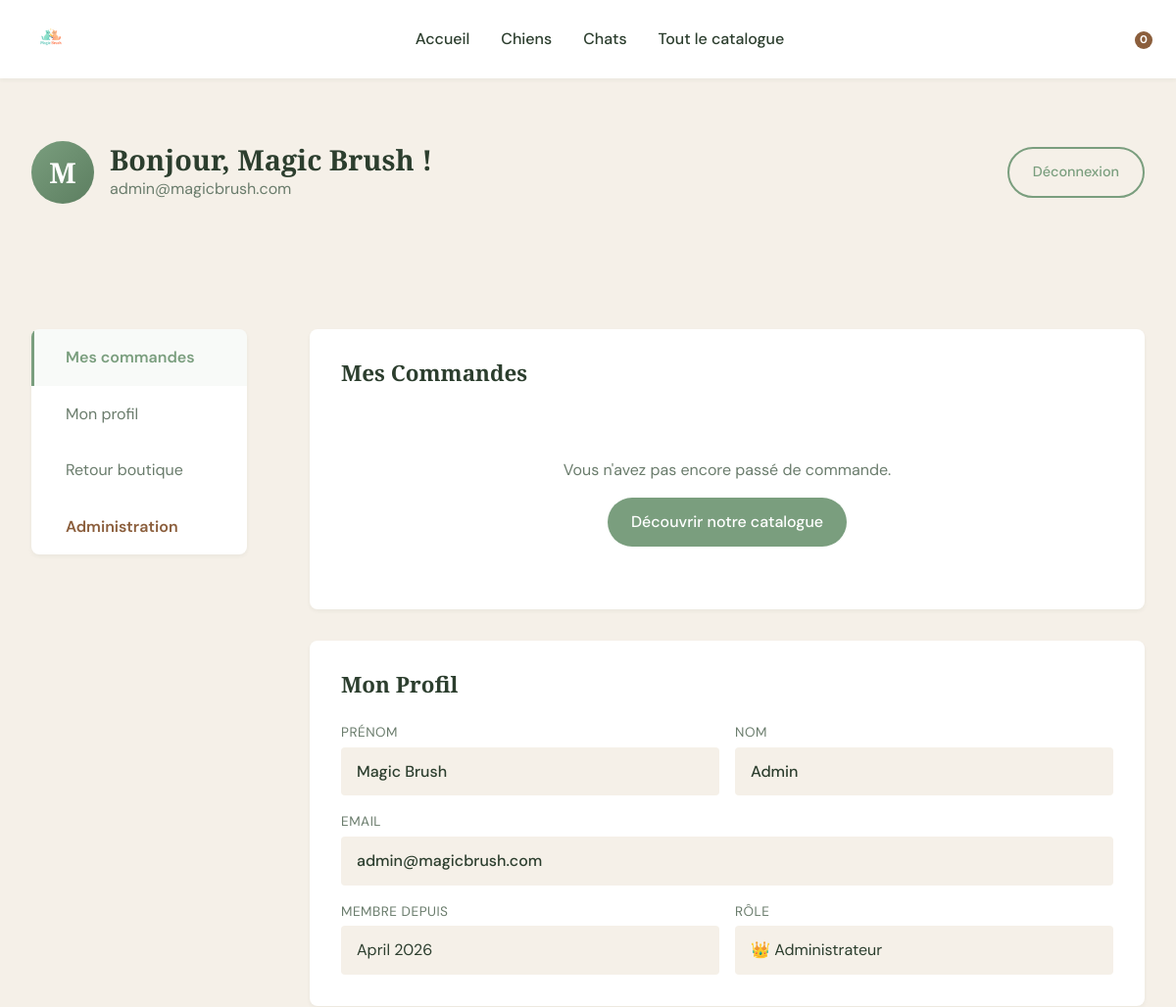
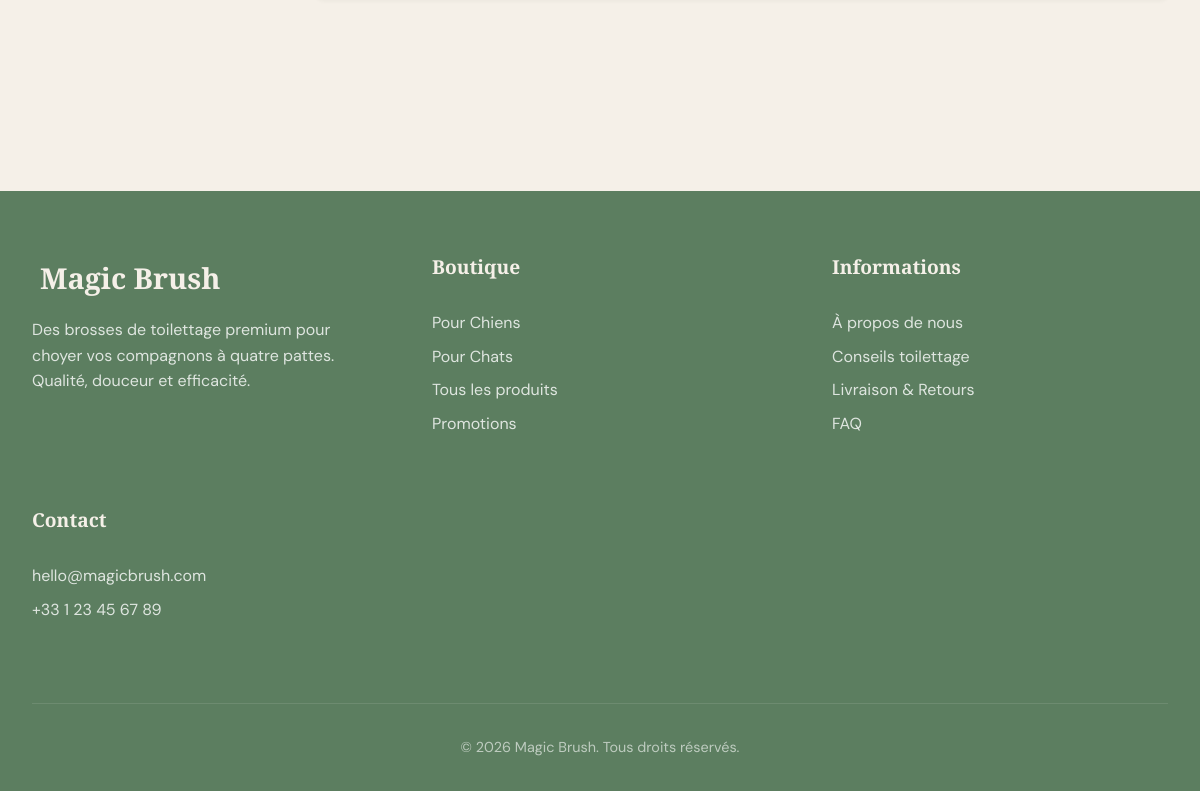
Screenshot of /compte.php (signed in) with the database file from the repository (2 pictures, top to bottom).
### tables this page shows
CREATE TABLE IF NOT EXISTS users (
    id INT AUTO_INCREMENT PRIMARY KEY,
    nom VARCHAR(100) NOT NULL,
    prenom VARCHAR(100) NOT NULL,
    email VARCHAR(255) NOT NULL UNIQUE,
    password_hash VARCHAR(255) NOT NULL,
    role ENUM('customer', 'admin') DEFAULT 'customer',
    created_at TIMESTAMP DEFAULT CURRENT_TIMESTAMP
);

### compte.php (the view, shortened to what this page needs)
<?php
require_once 'includes/db.php';
$user_id = $_SESSION['user_id'];
$user_stmt = $pdo->prepare("SELECT * FROM users WHERE id = :id");
$user_stmt->execute([':id' => $user_id]);
$user = $user_stmt->fetch();
$orders_stmt = $pdo->prepare("SELECT o.*, COUNT(oi.id) as nb_articles FROM orders o LEFT JOIN order_items oi ON o.id = oi.order_id WHERE o.user_id = :id GROUP BY o.id ORDER BY o.created_at DESC");
$orders_stmt->execute([':id' => $user_id]);
$orders = $orders_stmt->fetchAll();
require_once 'includes/header.php';
?>
<div style="background: var(--color-bg); padding: var(--spacing-lg) 0;">
    <div class="container">
        <div style="display: flex; align-items: center; gap: 1rem;">
            <div style="width: 64px; height: 64px; border-radius: 50%; background: linear-gradient(135deg, var(--color-primary), var(--color-primary-dark)); display: flex; align-items: center; justify-content: center; color: white; font-size: 1.8rem; font-family: var(--font-heading); font-weight: 700;">
                <?= strtoupper(mb_substr($user['prenom'], 0, 1)) ?>
            </div>
            <div>
                <h1 style="margin: 0; font-size: 1.8rem;">Bonjour, <?= htmlspecialchars($user['prenom']) ?> !</h1>
                <p style="color: var(--color-text-light); margin: 0;"><?= htmlspecialchars($user['email']) ?></p>
            </div>
            <a href="?action=logout" class="btn btn-outline" style="margin-left: auto; font-size: 0.9rem;">
                <i class="ph ph-sign-out"></i> Déconnexion
            </a>
        </div>
    </div>
</div>
<section class="section">
    <div class="container">
        <div style="display: flex; flex-wrap: wrap; gap: var(--spacing-lg);">
            <aside style="flex: 0 0 220px;">
                <div style="background: var(--color-white); border-radius: var(--radius-md); box-shadow: var(--shadow-sm); overflow: hidden; position: sticky; top: 100px;">
                    <a href="compte.php" style="display: flex; align-items: center; gap: 0.75rem; padding: 1rem 1.25rem; color: var(--color-primary); font-weight: 600; border-left: 3px solid var(--color-primary); background: rgba(122,158,126,0.05);">
                        <i class="ph ph-shopping-cart-simple"></i> Mes commandes
                    </a>
                    <a href="compte.php#profil" style="display: flex; align-items: center; gap: 0.75rem; padding: 1rem 1.25rem; color: var(--color-text-light); border-left: 3px solid transparent;">
                        <i class="ph ph-user"></i> Mon profil
                    </a>
                    <a href="catalogue.php" style="display: flex; align-items: center; gap: 0.75rem; padding: 1rem 1.25rem; color: var(--color-text-light); border-left: 3px solid transparent;">
                        <i class="ph ph-storefront"></i> Retour boutique
                    </a>
                    <?php if ($_SESSION['role'] === 'admin'): ?>
                    <a href="admin/index.php" style="display: flex; align-items: center; gap: 0.75rem; padding: 1rem 1.25rem; color: var(--color-secondary); font-weight: 600; border-left: 3px solid transparent;">
                        <i class="ph ph-gear"></i> Administration
                    </a>
                    <?php endif; ?>
                </div>
            </aside>
            <div style="flex: 1; min-width: 300px;">
                <div style="background: var(--color-white); border-radius: var(--radius-md); box-shadow: var(--shadow-sm); padding: 2rem; margin-bottom: 2rem;">
                    <h2 style="margin-bottom: 1.5rem; font-size: 1.4rem;">Mes Commandes</h2>
                    <?php if (empty($orders)): ?>
                    <div style="text-align: center; padding: 2rem; color: var(--color-text-light);">
                        <p>Vous n'avez pas encore passé de commande.</p>
                        <a href="catalogue.php" class="btn btn-primary" style="margin-top: 1rem;">Découvrir notre catalogue</a>
                    </div>
                    <?php endif; ?>
                </div>
                <div id="profil" style="background: var(--color-white); border-radius: var(--radius-md); box-shadow: var(--shadow-sm); padding: 2rem;">
                    <h2 style="margin-bottom: 1.5rem; font-size: 1.4rem;">Mon Profil</h2>
                    <div style="display: grid; grid-template-columns: 1fr 1fr; gap: 1rem;">
                        <div>
                            <label style="display: block; font-size: 0.85rem; color: var(--color-text-light); margin-bottom: 0.25rem; text-transform: uppercase; letter-spacing: 0.5px;">Prénom</label>
                            <div style="padding: 0.75rem 1rem; background: var(--color-bg); border-radius: var(--radius-sm); font-weight: 500;"><?= htmlspecialchars($user['prenom']) ?></div>
                        </div>
                        <div>
                            <label style="display: block; font-size: 0.85rem; color: var(--color-text-light); margin-bottom: 0.25rem; text-transform: uppercase; letter-spacing: 0.5px;">Nom</label>
                            <div style="padding: 0.75rem 1rem; background: var(--color-bg); border-radius: var(--radius-sm); font-weight: 500;"><?= htmlspecialchars($user['nom']) ?></div>
                        </div>
                        <div style="grid-column: 1/-1;">
                            <label style="display: block; font-size: 0.85rem; color: var(--color-text-light); margin-bottom: 0.25rem; text-transform: uppercase; letter-spacing: 0.5px;">Email</label>
                            <div style="padding: 0.75rem 1rem; background: var(--color-bg); border-radius: var(--radius-sm); font-weight: 500;"><?= htmlspecialchars($user['email']) ?></div>
                        </div>
                        <div>
                            <label style="display: block; font-size: 0.85rem; color: var(--color-text-light); margin-bottom: 0.25rem; text-transform: uppercase; letter-spacing: 0.5px;">Membre depuis</label>
                            <div style="padding: 0.75rem 1rem; background: var(--color-bg); border-radius: var(--radius-sm);"><?= date('F Y', strtotime($user['created_at'])) ?></div>
                        </div>
                        <div>
                            <label style="display: block; font-size: 0.85rem; color: var(--color-text-light); margin-bottom: 0.25rem; text-transform: uppercase; letter-spacing: 0.5px;">Rôle</label>
                            <div style="padding: 0.75rem 1rem; background: var(--color-bg); border-radius: var(--radius-sm);"><?= $user['role'] === 'admin' ? '👑 Administrateur' : '👤 Client' ?></div>
                        </div>
                    </div>
                </div>
            </div>
        </div>
    </div>
</section>
<?php require_once 'includes/footer.php'; ?>

### assets/css/style.css (style rules this page uses)
:root { --color-primary: #7A9E7E; --color-primary-dark: #5c7e60; --color-secondary: #8B5E3C; --color-secondary-light: #a87955; --color-bg: #F5F0E8; --color-white: #FFFFFF; --color-text: #2C3E2E; --color-text-light: #6a7c6c; --color-border: #E2D9CD; --color-error: #e74c3c; --color-success: #2ecc71; --font-heading: 'Playfair Display', serif; --font-body: 'DM Sans', sans-serif; --spacing-xs: 0.5rem; --spacing-sm: 1rem; --spacing-md: 2rem; --spacing-lg: 4rem; --spacing-xl: 8rem; --radius-sm: 4px; --radius-md: 8px; --radius-lg: 16px; --radius-full: 9999px; --shadow-sm: 0 2px 4px rgba(44, 62, 46, 0.05); --shadow-md: 0 4px 12px rgba(44, 62, 46, 0.08); --shadow-lg: 0 12px 24px rgba(44, 62, 46, 0.12); --transition: all 0.3s ease; }
* { margin: 0; padding: 0; box-sizing: border-box; }
body { font-family: var(--font-body); color: var(--color-text); background-color: var(--color-bg); line-height: 1.6; font-size: 16px; -webkit-font-smoothing: antialiased; }
h1, h2, h3, h4, h5, h6 { font-family: var(--font-heading); font-weight: 600; color: var(--color-text); line-height: 1.2; margin-bottom: var(--spacing-sm); }
h1 { font-size: 3rem; }
h2 { font-size: 2.25rem; }
a { text-decoration: none; color: inherit; transition: var(--transition); }
.container { width: 100%; max-width: 1200px; margin: 0 auto; padding: 0 var(--spacing-md); }
.section { padding: var(--spacing-lg) 0; }
.btn { display: inline-flex; align-items: center; justify-content: center; padding: 0.75rem 1.5rem; border-radius: var(--radius-full); font-family: var(--font-body); font-weight: 500; font-size: 1rem; cursor: pointer; transition: var(--transition); border: none; text-align: center; }
.btn-primary { background-color: var(--color-primary); color: var(--color-white); }
.btn-outline { background-color: transparent; color: var(--color-primary); border: 2px solid var(--color-primary); }

### rows the page displays
users: prenom "M", prenom "Magic Brush", email "admin@magicbrush.com", nom "Admin", created_at "April 2026"

### other values shown
$cart_count "0"
